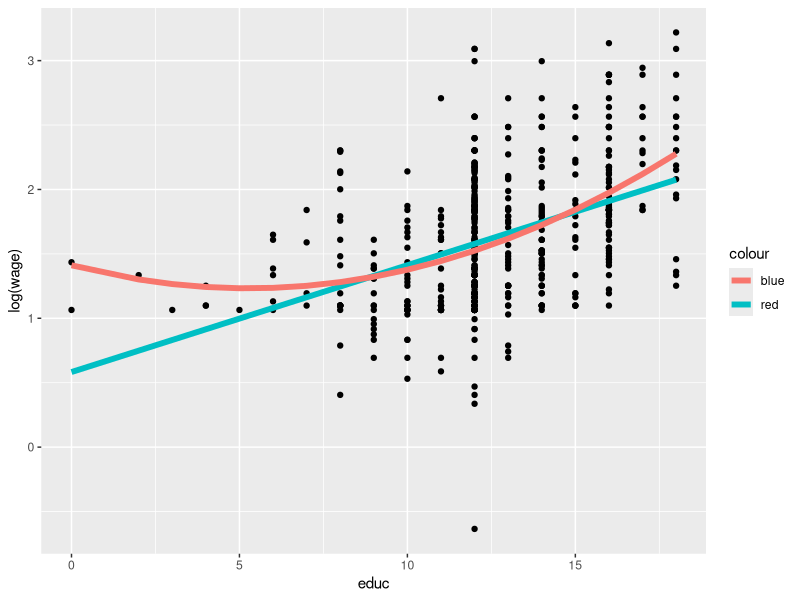
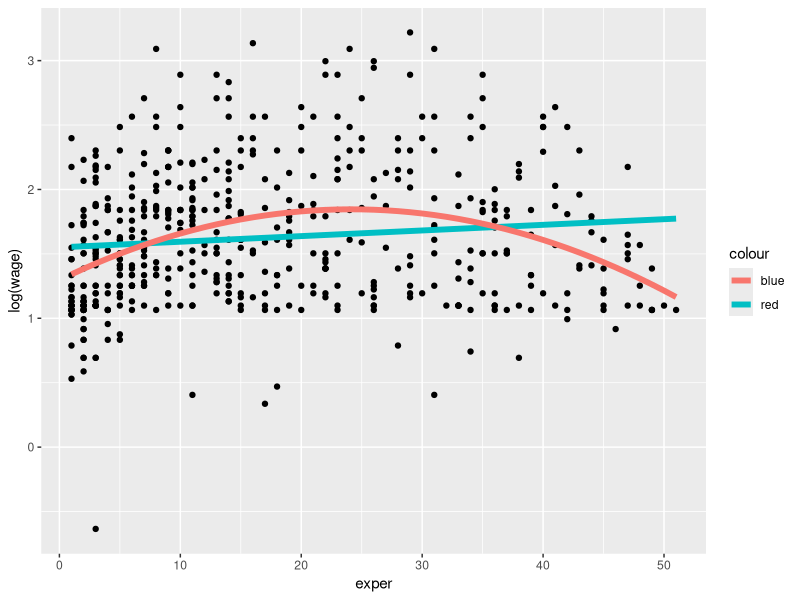
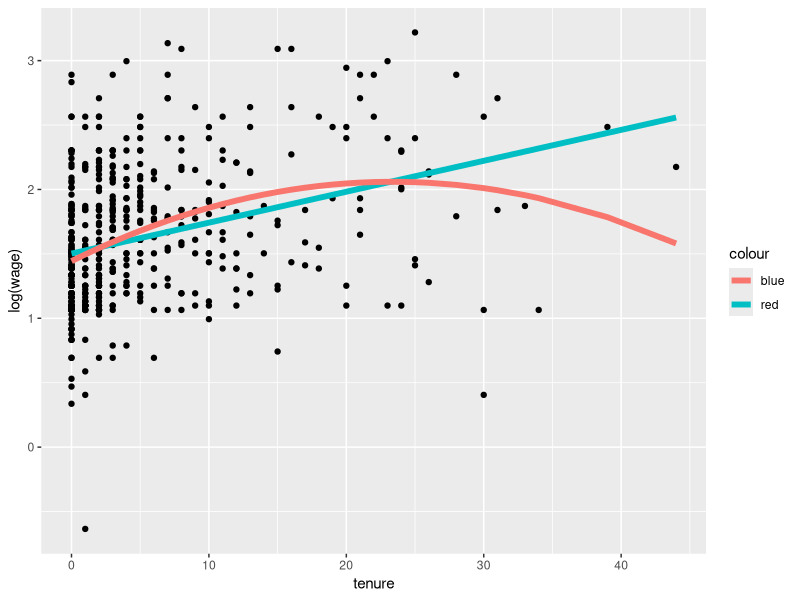

Write R code to recreate these figures, in order.
###############################################################
# Title:        ex2.5.r
# Author:       Jason Parker
# Date:         2017-10-11
# Description:  Use the wage1 data to demonstrate model selection
###############################################################


rm(list=ls(all=TRUE))

## Import packages
library(data.table)
library(sandwich)
library(lmtest)
library(ggplot2)

## Data import and validaticon
context1    <- fread('WAGE1.csv')
# variable name   type    format     label      variable label
# wage            float   %8.2g                 average hourly earnings
# educ            byte    %8.0g                 years of education
# exper           byte    %8.0g                 years potential experience
# tenure          byte    %8.0g                 years with current employer

context1$educsq    <- context1$educ^2
context1$expersq   <- context1$exper^2
context1$tenuresq  <- context1$tenure^2
context1$educcub   <- context1$educ^3
context1$expercub  <- context1$exper^3
context1$tenurecub <- context1$tenure^3

model1 <- lm(log(wage)~educ+exper+tenure,data=context1)
summary(model1) 
BIC(model1)

model2 <- lm(log(wage)~educ+exper+tenure+educsq,data=context1)
model3 <- lm(log(wage)~educ+exper+tenure+expersq,data=context1)
model4 <- lm(log(wage)~educ+exper+tenure+tenuresq,data=context1)
c(BIC(model2),BIC(model3),BIC(model4))

model5 <- lm(log(wage)~educ+exper+tenure+educsq+expersq+tenuresq,data=context1)
BIC(model5)

model6 <- lm(log(wage)~educ+exper+tenure+educsq+expersq+tenuresq+educcub,data=context1)
model7 <- lm(log(wage)~educ+exper+tenure+educsq+expersq+tenuresq+expercub,data=context1)
model8 <- lm(log(wage)~educ+exper+tenure+educsq+expersq+tenuresq+tenurecub,data=context1)
c(BIC(model6),BIC(model7),BIC(model8))

coeftest(model5,.vcov=vcovHC)
BIC(model5)

model11 <- lm(log(wage)~educsq+exper+expersq+tenure,data=context1)
BIC(model11)
coeftest(model11,.vcov=vcovHC)

# mean(context1$educ)
# lm(log(wage)~educ+educsq, data = context1)
# -0.067794+2*0.006439*max(context1$educ)#mean(context1$educ)
# summary(context1$educ)

plot1 <- ggplot(context1, aes(x=educ,y=log(wage))) + geom_point()
plot1 <- plot1 + geom_line(aes(y=predict(lm(log(wage)~educ,data=context1)),color="red"),size=2)
plot1 <- plot1 + geom_line(aes(y=predict(lm(log(wage)~educ+educsq,data=context1)),color="blue"),size=2)
# plot1 <- plot1 + geom_line(aes(y=predict(lm(log(wage)~educ+educsq+educcub,data=context1)),color="green"),size=2)
plot1
plot2 <- ggplot(context1, aes(x=exper,y=log(wage))) + geom_point()
plot2 <- plot2 + geom_line(aes(y=predict(lm(log(wage)~exper,data=context1)),color="red"),size=2)
plot2 <- plot2 + geom_line(aes(y=predict(lm(log(wage)~exper+expersq,data=context1)),color="blue"),size=2)
# plot2 <- plot2 + geom_line(aes(y=predict(lm(log(wage)~exper+expersq+expercub,data=context1)),color="green"),size=2)
plot2 
plot3 <- ggplot(context1, aes(x=tenure,y=log(wage))) + geom_point()
plot3 <- plot3 + geom_line(aes(y=predict(lm(log(wage)~tenure,data=context1)),color="red"),size=2)
plot3 <- plot3 + geom_line(aes(y=predict(lm(log(wage)~tenure+tenuresq,data=context1)),color="blue"),size=2)
# plot3 <- plot3 + geom_line(aes(y=predict(lm(log(wage)~tenure+tenuresq+tenurecub,data=context1)),color="green"),size=2)
plot3 
